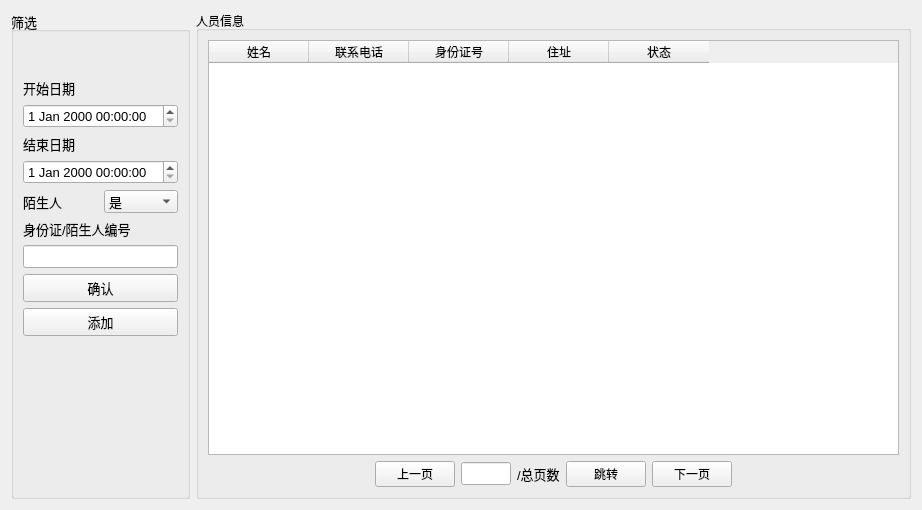
<?xml version="1.0" encoding="UTF-8"?>
<ui version="4.0">
 <class>PeopleView</class>
 <widget class="QWidget" name="PeopleView">
  <property name="geometry">
   <rect>
    <x>0</x>
    <y>0</y>
    <width>922</width>
    <height>510</height>
   </rect>
  </property>
  <property name="sizePolicy">
   <sizepolicy hsizetype="Expanding" vsizetype="Expanding">
    <horstretch>0</horstretch>
    <verstretch>0</verstretch>
   </sizepolicy>
  </property>
  <property name="windowTitle">
   <string>Form</string>
  </property>
  <layout class="QHBoxLayout" name="horizontalLayout_2">
   <item>
    <widget class="QGroupBox" name="boxDate">
     <property name="font">
      <font>
       <family>Microsoft YaHei UI</family>
       <pointsize>10</pointsize>
       <weight>50</weight>
       <italic>false</italic>
       <bold>false</bold>
      </font>
     </property>
     <property name="title">
      <string>筛选</string>
     </property>
     <layout class="QHBoxLayout" name="horizontalLayout_4">
      <item>
       <layout class="QVBoxLayout" name="verticalLayout_5">
        <item>
         <spacer name="verticalSpacer_2">
          <property name="orientation">
           <enum>Qt::Vertical</enum>
          </property>
          <property name="sizeType">
           <enum>QSizePolicy::Maximum</enum>
          </property>
          <property name="sizeHint" stdset="0">
           <size>
            <width>17</width>
            <height>37</height>
           </size>
          </property>
         </spacer>
        </item>
        <item>
         <widget class="QLabel" name="textStartDate">
          <property name="font">
           <font>
            <family>Microsoft YaHei UI</family>
            <pointsize>10</pointsize>
            <weight>50</weight>
            <italic>false</italic>
            <bold>false</bold>
           </font>
          </property>
          <property name="text">
           <string>开始日期</string>
          </property>
         </widget>
        </item>
        <item>
         <widget class="QDateTimeEdit" name="edStartTime"/>
        </item>
        <item>
         <widget class="QLabel" name="textEndDate">
          <property name="font">
           <font>
            <family>Microsoft YaHei UI</family>
            <pointsize>10</pointsize>
            <weight>50</weight>
            <italic>false</italic>
            <bold>false</bold>
           </font>
          </property>
          <property name="text">
           <string>结束日期</string>
          </property>
         </widget>
        </item>
        <item>
         <widget class="QDateTimeEdit" name="edEndTime">
          <property name="font">
           <font>
            <family>Microsoft YaHei UI</family>
            <pointsize>10</pointsize>
            <weight>50</weight>
            <italic>false</italic>
            <bold>false</bold>
           </font>
          </property>
         </widget>
        </item>
        <item>
         <layout class="QHBoxLayout" name="horizontalLayout_3">
          <item>
           <layout class="QVBoxLayout" name="verticalLayout_2">
            <item>
             <widget class="QLabel" name="label_4">
              <property name="font">
               <font>
                <family>Microsoft YaHei UI</family>
                <pointsize>10</pointsize>
                <weight>50</weight>
                <italic>false</italic>
                <bold>false</bold>
               </font>
              </property>
              <property name="text">
               <string>陌生人</string>
              </property>
             </widget>
            </item>
           </layout>
          </item>
          <item>
           <layout class="QVBoxLayout" name="verticalLayout_4">
            <item>
             <widget class="QComboBox" name="cmbStranger">
              <property name="font">
               <font>
                <family>Microsoft YaHei UI</family>
                <pointsize>10</pointsize>
                <weight>50</weight>
                <italic>false</italic>
                <bold>false</bold>
               </font>
              </property>
              <item>
               <property name="text">
                <string>是</string>
               </property>
              </item>
              <item>
               <property name="text">
                <string>否</string>
               </property>
              </item>
              <item>
               <property name="text">
                <string>不限</string>
               </property>
              </item>
             </widget>
            </item>
           </layout>
          </item>
         </layout>
        </item>
        <item>
         <widget class="QLabel" name="textId">
          <property name="text">
           <string>身份证/陌生人编号</string>
          </property>
         </widget>
        </item>
        <item>
         <widget class="QLineEdit" name="edIdNumber">
          <property name="sizePolicy">
           <sizepolicy hsizetype="Minimum" vsizetype="Fixed">
            <horstretch>0</horstretch>
            <verstretch>0</verstretch>
           </sizepolicy>
          </property>
         </widget>
        </item>
        <item>
         <widget class="QPushButton" name="btnSearchByCondition">
          <property name="font">
           <font>
            <family>Microsoft YaHei UI</family>
            <pointsize>10</pointsize>
            <weight>50</weight>
            <italic>false</italic>
            <bold>false</bold>
           </font>
          </property>
          <property name="text">
           <string>确认</string>
          </property>
         </widget>
        </item>
        <item>
         <widget class="QPushButton" name="pushButton">
          <property name="text">
           <string>添加</string>
          </property>
         </widget>
        </item>
        <item>
         <spacer name="verticalSpacer">
          <property name="orientation">
           <enum>Qt::Vertical</enum>
          </property>
          <property name="sizeHint" stdset="0">
           <size>
            <width>20</width>
            <height>40</height>
           </size>
          </property>
         </spacer>
        </item>
       </layout>
      </item>
     </layout>
    </widget>
   </item>
   <item>
    <widget class="QGroupBox" name="groupBox_2">
     <property name="title">
      <string>人员信息</string>
     </property>
     <layout class="QVBoxLayout" name="verticalLayout_6">
      <item>
       <widget class="QTableWidget" name="recordTable">
        <property name="minimumSize">
         <size>
          <width>300</width>
          <height>0</height>
         </size>
        </property>
        <property name="palette">
         <palette>
          <active>
           <colorrole role="Base">
            <brush brushstyle="SolidPattern">
             <color alpha="255">
              <red>255</red>
              <green>255</green>
              <blue>255</blue>
             </color>
            </brush>
           </colorrole>
          </active>
          <inactive>
           <colorrole role="Base">
            <brush brushstyle="SolidPattern">
             <color alpha="255">
              <red>255</red>
              <green>255</green>
              <blue>255</blue>
             </color>
            </brush>
           </colorrole>
          </inactive>
          <disabled>
           <colorrole role="Base">
            <brush brushstyle="SolidPattern">
             <color alpha="255">
              <red>240</red>
              <green>240</green>
              <blue>240</blue>
             </color>
            </brush>
           </colorrole>
          </disabled>
         </palette>
        </property>
        <property name="textElideMode">
         <enum>Qt::ElideRight</enum>
        </property>
        <column>
         <property name="text">
          <string>姓名</string>
         </property>
        </column>
        <column>
         <property name="text">
          <string>联系电话</string>
         </property>
        </column>
        <column>
         <property name="text">
          <string>身份证号</string>
         </property>
        </column>
        <column>
         <property name="text">
          <string>住址</string>
         </property>
        </column>
        <column>
         <property name="text">
          <string>状态</string>
         </property>
        </column>
       </widget>
      </item>
      <item>
       <layout class="QHBoxLayout" name="horizontalLayout">
        <item>
         <spacer name="horizontalSpacer">
          <property name="orientation">
           <enum>Qt::Horizontal</enum>
          </property>
          <property name="sizeHint" stdset="0">
           <size>
            <width>40</width>
            <height>20</height>
           </size>
          </property>
         </spacer>
        </item>
        <item>
         <widget class="QPushButton" name="btnPrePage">
          <property name="sizePolicy">
           <sizepolicy hsizetype="Fixed" vsizetype="Fixed">
            <horstretch>0</horstretch>
            <verstretch>0</verstretch>
           </sizepolicy>
          </property>
          <property name="minimumSize">
           <size>
            <width>0</width>
            <height>0</height>
           </size>
          </property>
          <property name="text">
           <string>上一页</string>
          </property>
         </widget>
        </item>
        <item>
         <widget class="QLineEdit" name="textNowPage">
          <property name="sizePolicy">
           <sizepolicy hsizetype="Maximum" vsizetype="Fixed">
            <horstretch>0</horstretch>
            <verstretch>0</verstretch>
           </sizepolicy>
          </property>
          <property name="maximumSize">
           <size>
            <width>50</width>
            <height>16777215</height>
           </size>
          </property>
          <property name="font">
           <font>
            <family>Microsoft YaHei UI</family>
            <pointsize>10</pointsize>
            <weight>50</weight>
            <italic>false</italic>
            <bold>false</bold>
           </font>
          </property>
         </widget>
        </item>
        <item>
         <widget class="QLabel" name="textPageNum">
          <property name="sizePolicy">
           <sizepolicy hsizetype="Maximum" vsizetype="Preferred">
            <horstretch>0</horstretch>
            <verstretch>0</verstretch>
           </sizepolicy>
          </property>
          <property name="maximumSize">
           <size>
            <width>50</width>
            <height>16777215</height>
           </size>
          </property>
          <property name="font">
           <font>
            <family>Microsoft YaHei UI</family>
            <pointsize>10</pointsize>
            <weight>50</weight>
            <italic>false</italic>
            <bold>false</bold>
           </font>
          </property>
          <property name="text">
           <string>/总页数</string>
          </property>
         </widget>
        </item>
        <item>
         <widget class="QPushButton" name="btnJumpPage">
          <property name="text">
           <string>跳转</string>
          </property>
         </widget>
        </item>
        <item>
         <widget class="QPushButton" name="btnNextPage">
          <property name="sizePolicy">
           <sizepolicy hsizetype="Fixed" vsizetype="Fixed">
            <horstretch>0</horstretch>
            <verstretch>0</verstretch>
           </sizepolicy>
          </property>
          <property name="text">
           <string>下一页</string>
          </property>
         </widget>
        </item>
        <item>
         <spacer name="horizontalSpacer_2">
          <property name="orientation">
           <enum>Qt::Horizontal</enum>
          </property>
          <property name="sizeHint" stdset="0">
           <size>
            <width>40</width>
            <height>20</height>
           </size>
          </property>
         </spacer>
        </item>
       </layout>
      </item>
     </layout>
    </widget>
   </item>
  </layout>
 </widget>
 <resources/>
 <connections/>
</ui>
